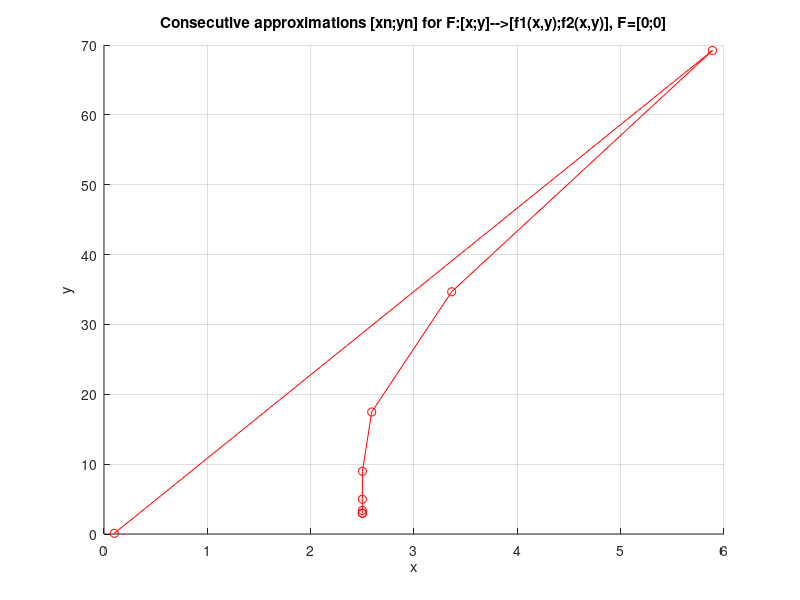

MATLAB code for this plot:
function [] = class20180209_IT2N1_Newton2D ()

x0=0.1;
y0=0.1;
r0=[x0;y0];
maxiter=100;
Rapprx=Newton(r0,maxiter);
format long;Rapprx',format;

end%class20180207_IT2N1_Newton

function [R] = Newton (r0,Nmax)
%Solving [f1(x,y) f2(x,y)]'=[0 0]' for [x y]' by Newton's algorithm.
%r0: initial guess 
%Nmax: maximum number of iterations
err_lim=10^(-3);
err=err_lim+1;
N=1;

R(:,1)=r0;%storing the approximations
%Doing the first step...
while(err>err_lim & N<Nmax)
    %repeating...
    [f,Df]=function_value_and_derivative(R(:,N));
    R(:,N+1)=R(:,N)-Df\f;%inv(Df)*f
    [f,Df]=function_value_and_derivative(R(:,N+1));
    err=sqrt(sum(f.^2));%hmmm... orthogonal [f1 f2], why on earth... well, why not =)
    
    N=N+1;

    visualization(R);
    
end

end%Newton

function [f,Df] = function_value_and_derivative (r)
%Computing the function value and its derivative value at r=[xn;yn].
x=r(1,:);%stupid to tear vectorization apart...
y=r(2,:);%...but let's do it anyway, leaving it for you to correct...

f1=x^2-y^2+3*x-5;
f2=x^2+y^2-15;
f=[f1;f2];

f1x=2*x+3;
f1y=-2*y;
f2x=2*x;
f2y=2*y;
Df=[f1x,f1y;f2x,f2y];

end%function_value_and_derivative
    
function [] = visualization (R);

%xmin=min(R(1,:));
%xmax=max(R(1,:));
%Dx=xmax-xmin;
%space=0.2*Dx;
%x=linspace(xmin-space,xmax+space,10^3);
%[fx,Dfx]=function_value_and_derivative(x);
%[fX,DfX]=function_value_and_derivative(X);

figure(1);
clf;
hold on;
plot(R(1,:),R(2,:),'ro-');
grid on;
xlabel('x');
ylabel('y');
title('Consecutive approximations [xn;yn] for F:[x;y]-->[f1(x,y);f2(x,y)], F=[0;0]');
end%visualization




